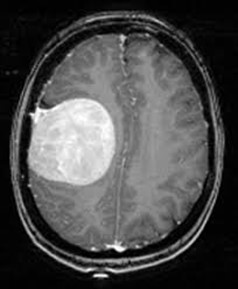
%> input picture Lab 4/Picture1.jpg, 238 x 289 px, given in place of Picture1.png, which was not available
$ octave p5.m   (GNU Octave 9; MATLAB toolbox functions it lacks are replaced by stand-ins)
%> lines starting %> are read from the running program, lines starting %| are printed output that depends on the picture; pictures that were not available may be replaced by others from this repository, and a replacement may not be noted
% Read both images
img1 = imread('Picture1.png');
%> img1 is the input picture: size 289x238x3 uint8; min 0, max 255, mean 75.8
img2 = imread('Picture2.png');
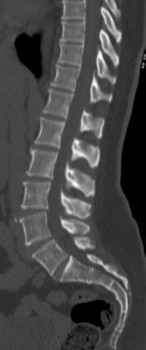
%> input picture Lab 4/Picture2.jpg, 146 x 350 px, given in place of Picture2.png, which was not available
%> img2 is the input picture: size 350x146x3 uint8; min 0, max 255, mean 71.1

% Ensure both images are of the same size
img1 = imresize(img1, [size(img2,1), size(img2,2)]);
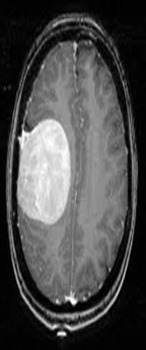
%> img1: size 350x146x3 uint8; min 0, max 255, mean 75.8


% Perform arithmetic operations
addition = imadd(img1, img2);       % Image addition
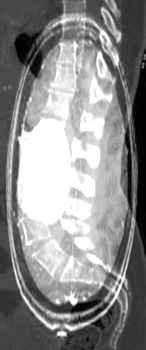
%> addition: size 350x146x3 uint8; min 0, max 255, mean 140.4
subtraction = imsubtract(img1, img2); % Image subtraction
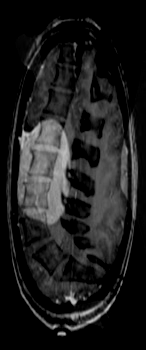
%> subtraction: size 350x146x3 uint8; min 0, max 197, mean 30.1
multiplication = immultiply(img1, img2); % Image multiplication
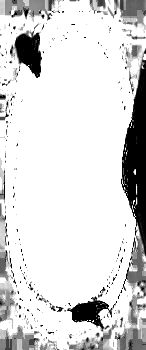
%> multiplication: size 350x146x3 uint8; min 0, max 255, mean 216.6
division = imdivide(img1, img2); % Image division (avoid division by zero)
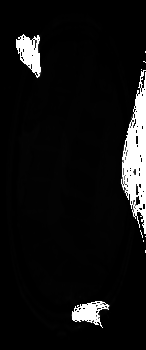
%> division: size 350x146x3 uint8; min 0, max 255, mean 17.7

% Display the results
figure;
subplot(2,2,1), imshow(addition), title('Addition');
subplot(2,2,2), imshow(subtraction), title('Subtraction');
subplot(2,2,3), imshow(multiplication), title('Multiplication');
subplot(2,2,4), imshow(division, []), title('Division');
